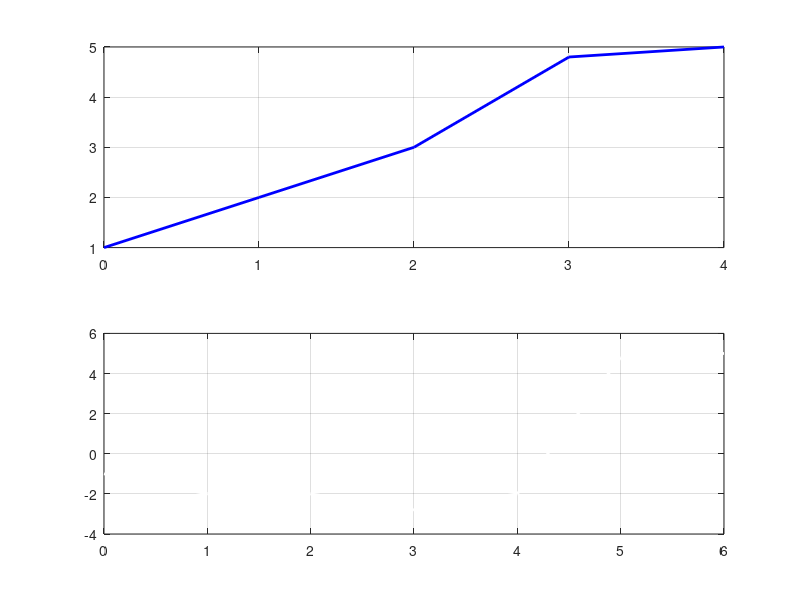

Here is the MATLAB script that generated this plot:
clc; clear;

sig = [1 ,2, 3, 4.8,5];

imp = [-1,0,1];

res= convn(sig,imp);

n_sig = 0:length(sig)-1;

n_res = 0:length(res)-1;

figure('Name','1D convolution')

subplot(2,1,1);
plot(n_sig,sig,'b','LineWidth',2);grid on;


subplot(2,1,2);
plot(n_res,res,'w','LineWidth',2);grid on;